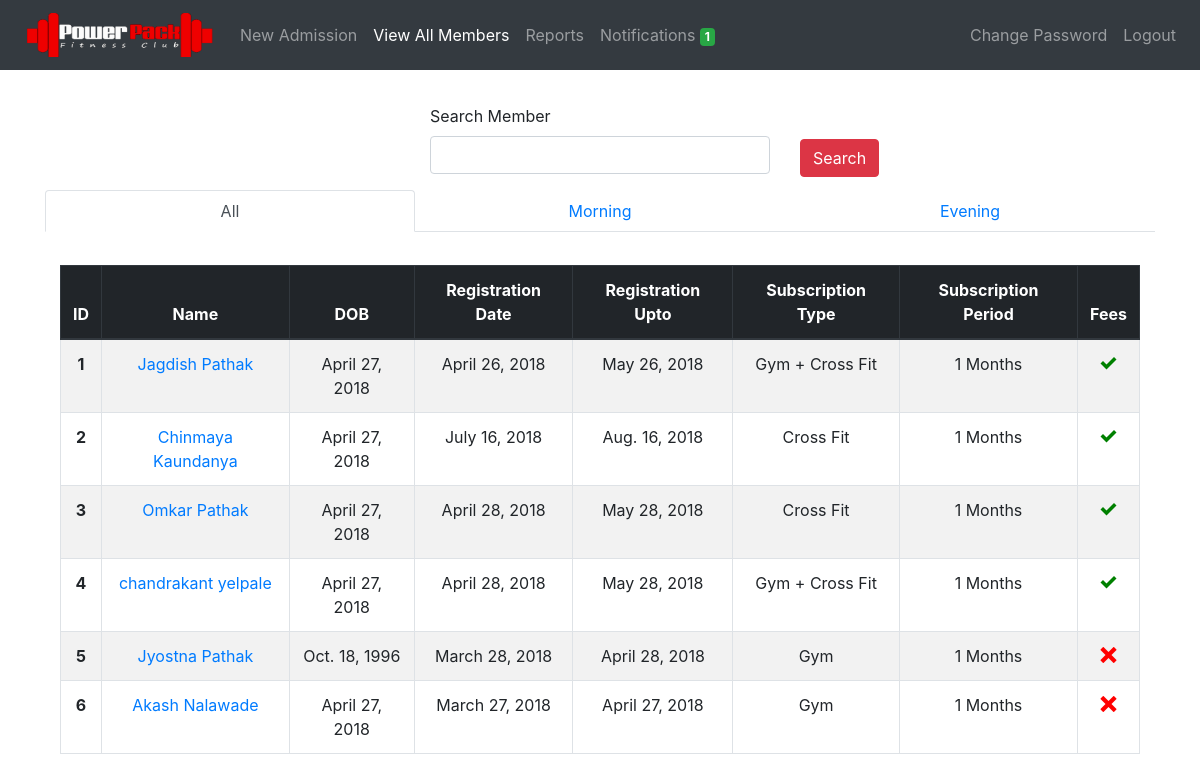
/members/view/ (signed in), run on an earlier commit of the app's database.
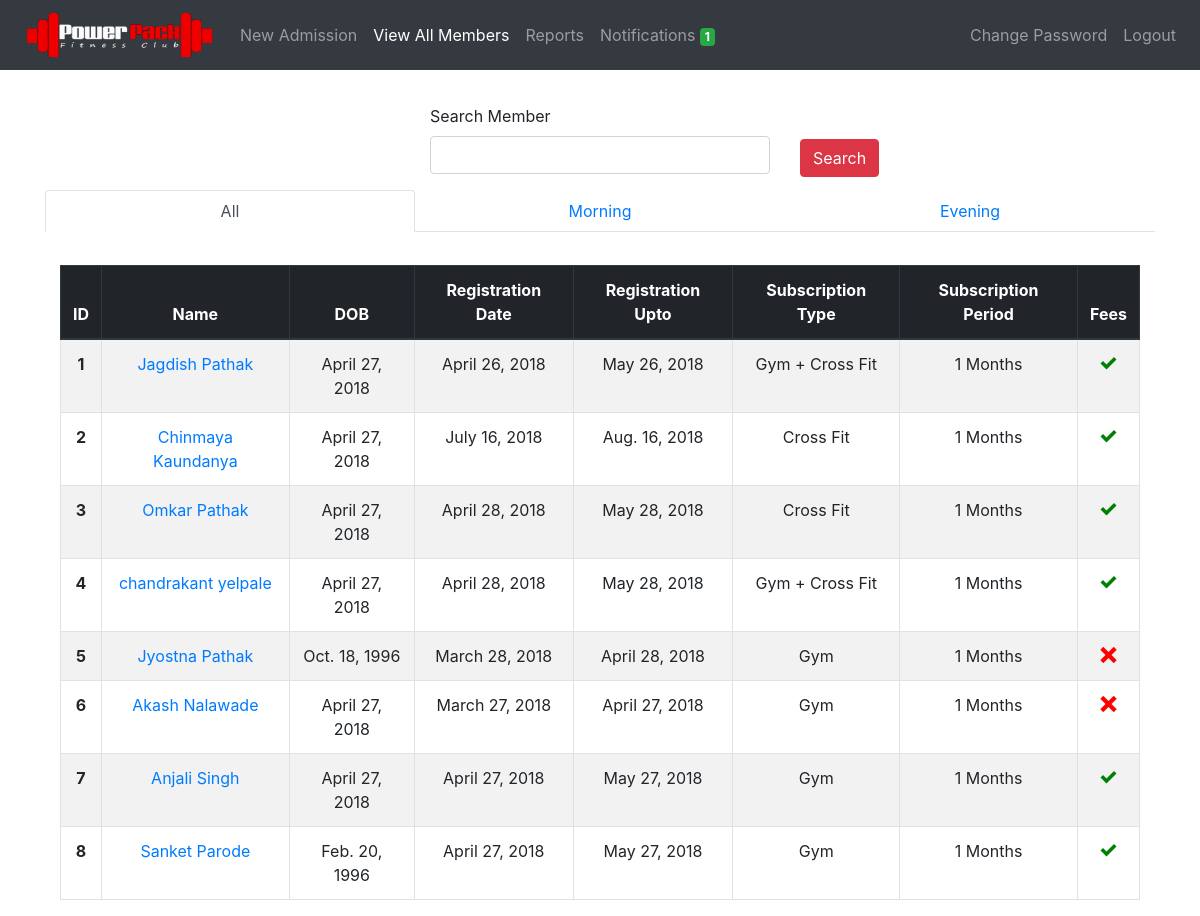
And on a later commit of the database.
### members/models.py (models this page shows, shortened)
class Member(models.Model):
	member_id = models.AutoField(primary_key=True)
	first_name = models.CharField(max_length=50)
	last_name = models.CharField(max_length=50)
	mobile_number = models.CharField(max_length=10, unique=True)
	email = models.EmailField(null=True, blank=True)
	address = models.CharField(max_length=300, blank=True)
	medical_history = models.CharField(max_length=300, blank=True, default='None')
	admitted_on = models.DateField(auto_now_add=True)
	registration_date = models.DateField()
	registration_upto = models.DateField()
	dob = models.DateField(default='dd/mm/yyyy')
	subscription_type  = models.CharField(
									max_length=30,
									choices=SUBSCRIPTION_TYPE_CHOICES,
									default=SUBSCRIPTION_TYPE_CHOICES[0][0])
	subscription_period = models.CharField(
									max_length=30,
									choices=SUBSCRIPTION_PERIOD_CHOICES,
									default=SUBSCRIPTION_PERIOD_CHOICES[0][0])
	amount = models.CharField(max_length=30)
	fee_status = models.CharField(
								max_length=30,
								choices=FEE_STATUS,
								default=FEE_STATUS[0][0])
	batch = models.CharField(
							max_length=30,
							choices=BATCH,
							default=BATCH[0][0])
	photo = models.FileField(upload_to='photos/', blank=True)
	notification = models.IntegerField(default=2, blank=True)

### members/views.py (the view)
# urls.py: path('view/', login_required(views.view_member), name='view_member'),
def view_member(request):
    view_all = Member.objects.all()
    paginator = Paginator(view_all, 100)
    try:
        page = request.GET.get('page', 1)
        view_all = paginator.page(page)
    except PageNotAnInteger:
        view_all = paginator.page(1)
    except EmptyPage:
        view_all = paginator.page(paginator.num_pages)
    search_form = SearchForm()
    evening = Member.objects.filter(batch='evening')
    morning = Member.objects.filter(batch='morning')
    context = {
        'all': view_all,
        'morning': morning,
        'evening': evening,
        'search_form': search_form,
        'subs_end_today_count': get_notification_count(),
    }
    return render(request, 'view_member.html', context)

### members/models.py (shortened to what this page needs)
class SearchForm(forms.Form):
		search = forms.CharField(label='Search Member', max_length=100, required=False)

### members/templatetags/tags.py (called while the page is built)
@register.filter(name='add_css')
def add_css(field, css):
    return field.as_widget(attrs={"class": css})

### notifications/config.py (called while the page is built)
def get_notification_count():
    NOTIF_COUNT = Member.objects.filter(
        registration_upto__gte=datetime.datetime.now(),
        registration_upto__lte=datetime.date.today() + datetime.timedelta(days=2),
        notification=1).count()
    return NOTIF_COUNT

### members/templates/view_member.html (shortened to what this page needs)
{% extends 'base.html' %}
{% load tags %}
{% load staticfiles %}
{% block content %}
<div class="container" style="margin-top: 3%">
    <form method="POST" action="{% url 'search_member' %}">
        <div class="row">
            <div class="form-group col"></div>
            <div class="form-group col">
                <label for="search">{{ search_form.search.label }}</label>
                {{ search_form.search | add_css:"form-control" }}
            </div>
            <div class="{% if not result %} col {% endif %}">
              <button type="submit" id="submit" class="btn btn-danger" style="margin-top: 35px;">Search</button>
            </div>
        </div>
    </form>
</div>
{% if result %}
  <div class="container" style="margin-top: 3%">
      <table class="table table-striped table-bordered">
        <thead class="text-center thead-dark">
          <tr>
            <th scope="col">ID</th>
            <th scope="col">Name</th>
            <th scope="col">DOB</th>
            <th scope="col">Registration Date</th>
            <th scope="col">Registration Upto</th>
            <th scope="col">Subscription Type</th>
            <th scope="col">Subscription Period</th>
            <th scope="col">Fees</th>
            <th scope="col">Delete User</th>
          </tr>
        </thead>
        <tbody class="text-center">
          {% for member in result %}
            <tr>
              <th scope="row">{{ forloop.counter }}</th>
              <td><a href="/members/update/{{ member.member_id }}">{{ member.first_name }} {{ member.last_name }}</a></td>
              <td>{{ member.dob }}</td>
              <td>{{ member.registration_date }}</td>
              <td>{{ member.registration_upto }}</td>
              <td>{{ member.get_subscription_type_display }}</td>
              <td>{{ member.subscription_period }} Months</td>
              <td>
                  {% if member.fee_status == 'paid' %}
                  <span class="icon-checkmark" style="color: green"></span>
                  {% else %}
                  <span class="icon-cross" style="color: red"></span>
                  {% endif %}
              </td>
              <td><a href="/members/delete/{{ member.member_id }}/"><button class="btn btn-danger">Delete</button></a></td>
            </tr>
          {% endfor %}
          </tbody>
      </table>
  </div>
{% else %}
  <ul class="nav nav-tabs nav-justified" id="myTab" role="tablist">
    <li class="nav-item">
      <a class="nav-link active" id="home-tab" data-toggle="tab" href="#all" role="tab" aria-controls="home" aria-selected="true">All</a>
    </li>
    <li class="nav-item">
      <a class="nav-link" id="home-tab" data-toggle="tab" href="#morning" role="tab" aria-controls="home" aria-selected="true">Morning</a>
    </li>
    <li class="nav-item">
      <a class="nav-link" id="profile-tab" data-toggle="tab" href="#evening" role="tab" aria-controls="profile" aria-selected="false">Evening</a>
    </li>
  </ul>
  <div class="tab-content" id="myTabContent">
    <div class="tab-pane fade show active" id="all" role="tabpanel" aria-labelledby="home-tab">
      <div class="container" style="margin-top: 3%">
          <table class="table table-striped table-bordered">
            <thead class="text-center thead-dark">
              <tr>
                <th scope="col">ID</th>
                <th scope="col">Name</th>
                <th scope="col">DOB</th>
                <th scope="col">Registration Date</th>
                <th scope="col">Registration Upto</th>
                <th scope="col">Subscription Type</th>
                <th scope="col">Subscription Period</th>
                <th scope="col">Fees</th>
              </tr>
            </thead>
            <tbody class="text-center">
              {% for member in all %}
                <tr>
                  <th scope="row">{{ forloop.counter }}</th>
                  <td><a href="/members/update/{{ member.member_id }}">{{ member.first_name }} {{ member.last_name }}</a></td>
                  <td>{{ member.dob }}</td>
                  <td>{{ member.registration_date }}</td>
                  <td>{{ member.registration_upto }}</td>
                  <td>{{ member.get_subscription_type_display }}</td>
                  <td>{{ member.subscription_period }} Months</td>
                  <td>
                      {% if member.fee_status == 'paid' %}
                      <span class="icon-checkmark" style="color: green"></span>
                      {% else %}
                      <span class="icon-cross" style="color: red"></span>
                      {% endif %}
                  </td>
                </tr>
              {% endfor %}
              </tbody>
          </table>
      </div>
    </div>
  </div>
{% endif %}
{% endblock %}

### templates/base.html (shortened to what this page needs)
<!doctype html>
{% load static %}
<html lang="en">
  <head>
    <link rel="stylesheet" href="{% static 'css/bootstrap.min.css' %}">
    <link rel="stylesheet" href="{% static 'css/style.css' %}">
  </head>
  <body>
    <nav class="navbar navbar-expand-lg navbar-dark bg-dark">
      <a class="navbar-brand" href="/"><img src="{% static 'images/logo.png' %}" class="img-fluid" style="width: 200px"></a>
      {% if request.user.username %}
      <div class="collapse navbar-collapse" id="navbarNav">
        <ul class="navbar-nav">
          <li class="nav-item {% if request.resolver_match.url_name == 'members' %} active {% endif %}">
            <a class="nav-link" href="{% url 'members'%}">New Admission<span class="sr-only">(current)</span></a>
          </li>
          <li class="nav-item  {% if request.resolver_match.url_name == 'view_member' %} active {% endif %}">
            <a class="nav-link" href="{% url 'view_member'%}">View All Members</a>
          </li>
          <li class="nav-item {% if request.resolver_match.url_name == 'reports' %} active {% endif %}">
            <a class="nav-link" href="{% url 'reports' %}">Reports</a>
          </li>
          <li class="nav-item  {% if request.resolver_match.url_name == 'notifications' %} active {% endif %}">
            <a class="nav-link" href="{% url 'notifications'%}">Notifications <span class="badge badge-success">{{ subs_end_today_count }}</span></a>
          </li>
        </ul>
        <ul class="navbar-nav ml-auto">
          <li class="nav-item {% if request.resolver_match.url_name == 'change_password' %} active {% endif %}">
              <a class="nav-link" href="{% url 'change_password'%}">Change Password</a>
            </li>
          <li class="nav-item">
            <a class="nav-link" href="{% url 'logout'%}">Logout</a>
          </li>
        </ul>
        {% endif %}
      </div>
    </nav>
    <div class="container">
        {% block content %}
        {% endblock %}
    </div>
  </body>
</html>

### static/css/style.css (style rules this page uses)
[class^="icon-"], [class*=" icon-"] { font-family: 'icomoon' !important; speak: none; font-style: normal; font-weight: normal; font-variant: normal; text-transform: none; line-height: 1; -webkit-font-smoothing: antialiased; -moz-osx-font-smoothing: grayscale; }
.icon-cross:before { content: "\ea0f"; }
.icon-checkmark:before { content: "\ea10"; }

What changed in the data, as far as the page shows it:
added Member: first_name "Anjali", last_name "Singh", dob "April 27, 2018", registration_date "April 27, 2018", registration_upto "May 27, 2018", subscription_type "Gym", subscription_period "1", fee_status "paid" (drawn)
added Member: first_name "Sanket", last_name "Parode", dob "Feb. 20, 1996", registration_date "April 27, 2018", registration_upto "May 27, 2018", subscription_type "Gym", subscription_period "1", fee_status "paid" (drawn)
